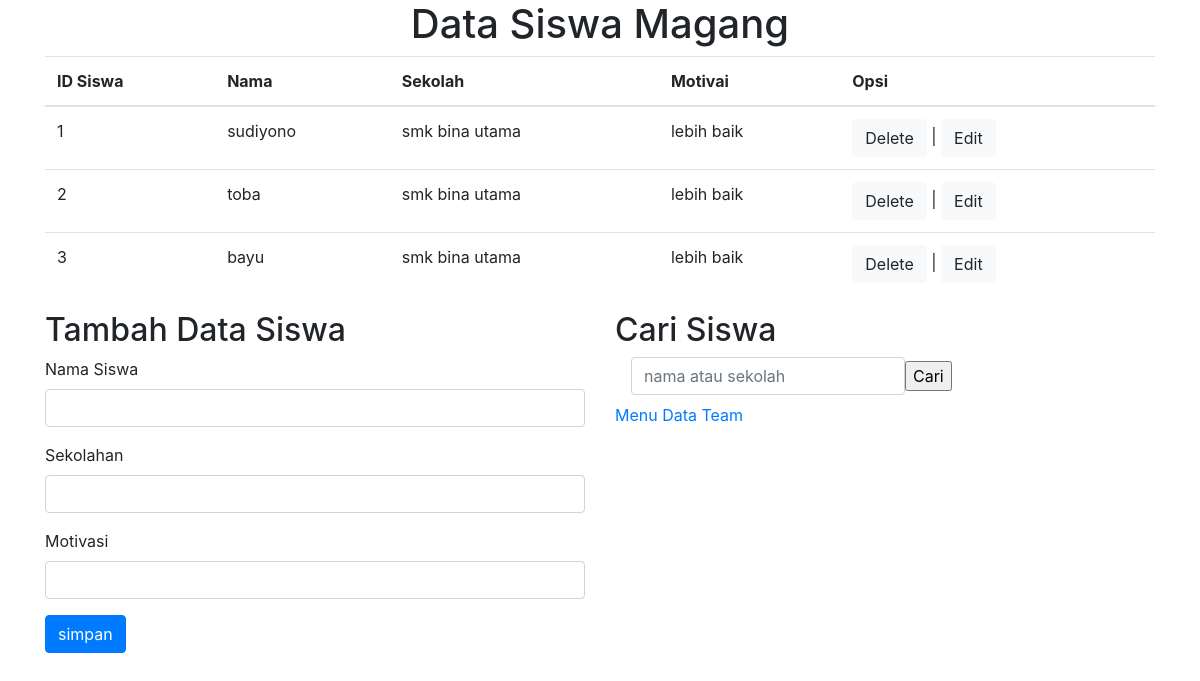
The page / on the database its author committed.
### tables this page shows
CREATE TABLE `table_siswa` (
  `id_siswa` int(11) NOT NULL,
  `nama_siswa` varchar(50) DEFAULT NULL,
  `sekolah` varchar(50) DEFAULT NULL,
  `motivasi` varchar(50) DEFAULT NULL
);

### connection.php (called while the page is built)
<?php
try{
    $db =  new PDO("mysql:host=localhost;dbname=yono","root","",[PDO::ATTR_ERRMODE,PDO::ERRMODE_EXCEPTION]);
} catch (Exception $error){
}
$siswa=$db->query("select * from Table_siswa");
$data_siswa=$siswa->fetchAll();
?>

### index.php (the view, shortened to what this page needs)
<?php
include "connection.php";
?>
<!DOCTYPE html>
<html lang="en">
<head>
    <link rel="stylesheet" href="https://stackpath.bootstrapcdn.com/bootstrap/4.5.2/css/bootstrap.min.css">
</head>
<body>
    <div class="container">
        <div class="row">
            <div class="col">
                <div class="d-flex mx-auto">
                    <h1 class="d-flex mx-auto">Data Siswa Magang</h1>
                </div>
                <table class="table">
                    <thead>
                        <tr>
                        <th scope="col">ID Siswa</th>
                        <th scope="col">Nama</th>
                        <th scope="col">Sekolah</th>
                        <th scope="col">Motivai</th>
                        <th scope="col">Opsi</th>
                        </tr>
                    </thead>
                    <tbody>
                        <?php foreach ($data_siswa as $key):?>
                            <tr action="index.php" method="POST">
                            <td><?php echo $key["id_siswa"]; ?></td>
                                <td><?php echo $key["nama_siswa"]; ?></td>
                                <td><?php echo $key["sekolah"]; ?></td>
                                <td><?php echo $key["motivasi"]; ?></td>
                            <td><a class="btn btn-light" href="index.php?delete=&id_siswa=<?php echo $key['id_siswa']?>">Delete</a> | <a class="btn btn-light" href="edit.php?id_siswa=<?php echo $key['id_siswa']; ?>">Edit</a></td>
                            </tr>
                        <?php endforeach; ?>
                    </tbody>
                </table>
            </div>
        </div>
    </div>
    <div class="container">
        <div class="row">
                <div class="col-6">
                <h2>Tambah Data Siswa</h2>
            <form action="index.php" method="POST">
                    <div class="form-group">
                        <label for="exampleInputEmail1">Nama Siswa</label>
                        <input type="text" name="nama_siswa" class="form-control">
                    </div>
                    <div class="form-group">
                        <label for="exampleInputEmail1">Sekolahan</label>
                        <input type="text" name="sekolah" class="form-control">
                    </div>
                    <div class="form-group">
                        <label for="exampleInputEmail1">Motivasi</label>
                        <input type="text" name="motivasi" class="form-control">
                    </div>
                    <button type="submit" class="btn btn-primary" name="simpan">simpan</button>
                </form>
            </div>
        <div class="col-6">
            <h2>Cari Siswa</h2>
            <form class="form-inline" action="index.php" method="POST">
                <div class="form-group mx-sm-3 mb-2">
                    <input type="text" class="form-control" name="search" placeholder="nama atau sekolah">
                    <input type="submit" value="Cari">
                </div>
            </form>
            <a href="..\data_tim\team.php">Menu Data Team</a>
            </div>
</body>
</html>

### rows shown on the page
table_siswa: id_siswa "1", nama_siswa "sudiyono", sekolah "smk bina utama", motivasi "lebih baik"
table_siswa: id_siswa "2", nama_siswa "toba", sekolah "smk bina utama", motivasi "lebih baik"
table_siswa: id_siswa "3", nama_siswa "bayu", sekolah "smk bina utama", motivasi "lebih baik"
